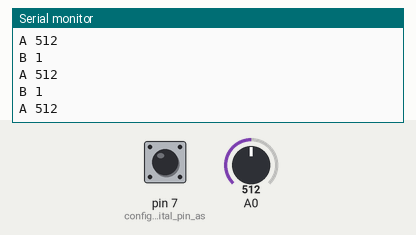
Simulated run of this sketch. Board: Arduino Uno, built with avr-gcc and run on an emulated ATmega328P. Shown: the last lines printed to the serial monitor. The inputs (shaded band) are chosen by the test bench; at power-on: A0 = 512, pin 7 (configure_digital_pin_as) HIGH.

Above: at 2.3 s.
2.4 s: A0 set to 716
At 3.5 s:
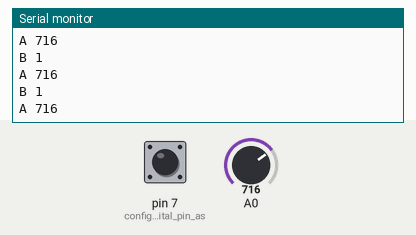
3.9 s: pin 7 (configure_digital_pin_as) pulled LOW for 0.15 s
5.5 s: A0 set to 900
At 6.1 s:
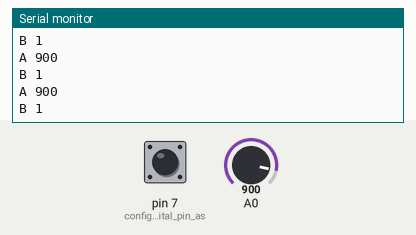
Timing chart, 0 to 8.5 s (numbered marks = the images above; inputs shaded):
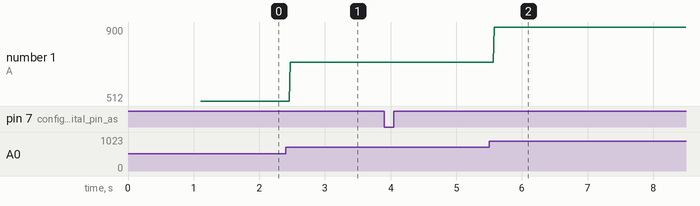

The sketch:

VPT7_sensorinput_example.ino
```cpp
int digitalSensor,analogSensor;

void setup()
{
  // start serial port at 9600 bps:
  pinMode(7, INPUT); //configure digital pin as input
  digitalWrite(7, HIGH);
  Serial.begin(9600);
  delay(100);
  Serial.flush();
  delay(1000);
  Serial.println(-1,DEC);  //send -1 to let VPT serial port is ready
}

void loop()
{

    analogSensor = analogRead(0);
    digitalSensor= digitalRead(7);
    // delay 10ms to let the ADC recover:
    delay(10);
    Serial.print("A ");
    Serial.println(analogSensor, DEC);
    Serial.print("B ");
    Serial.println(digitalSensor, DEC);
}
```

Measured:
- after the input at 2.4 s, the serial monitor: prints a new line after 0.07 s (image 1)
- after the input at 5.5 s, the serial monitor: prints a new line after 0.08 s (image 2)
- plotted number 1: 512 → 716 after the input at 2.4 s, 716 → 900 after the input at 5.5 s
